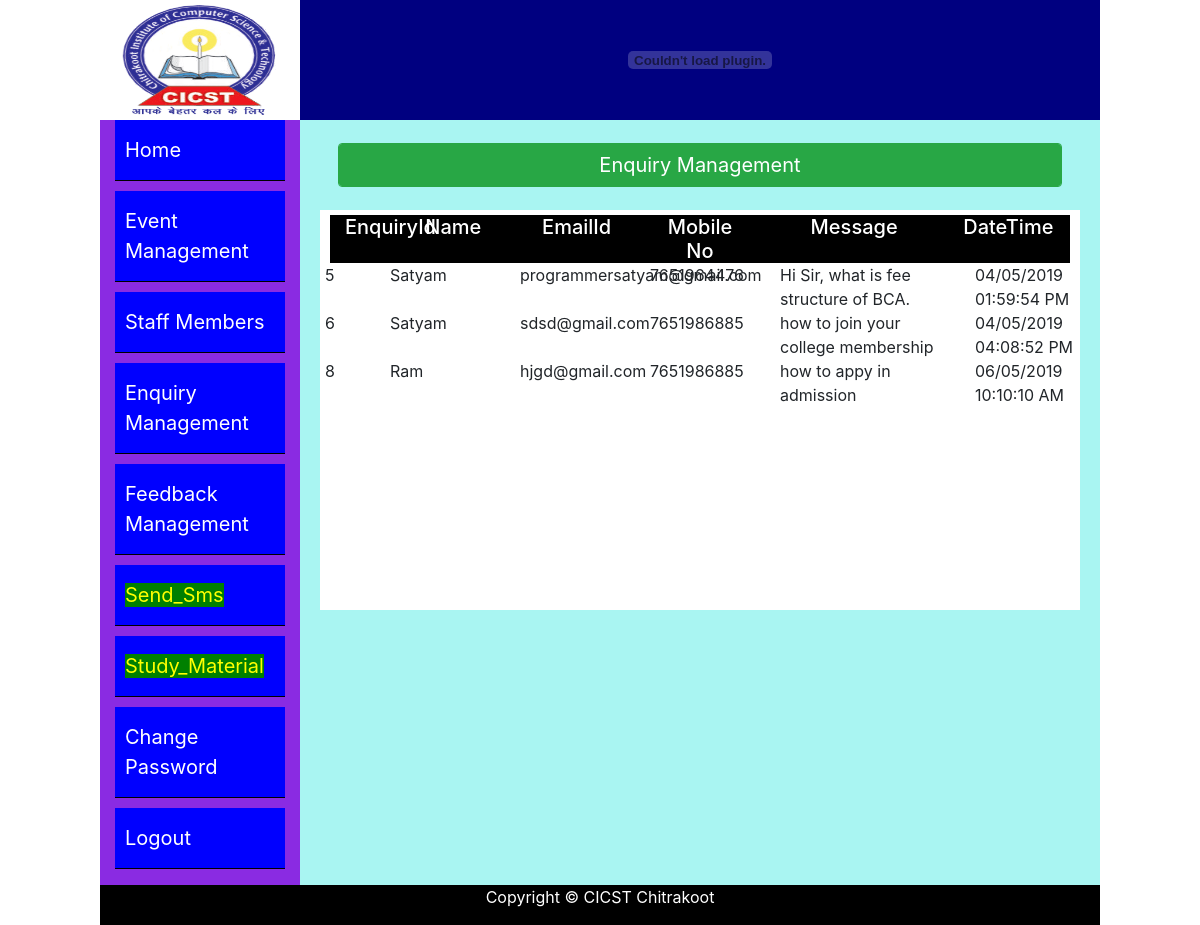
The page /admin/enquirymgmt.php (signed in) on the database its author committed.
### tables this page shows
create table `tbl_enquiry` (
  `EnquiryId` int(11) NOT NULL,
  `Name` varchar(60) NOT NULL,
  `MobileNo` varchar(20) NOT NULL,
  `EmailId` varchar(100) NOT NULL,
  `Message` varchar(500) NOT NULL,
  `Enquiry_DT` varchar(30) NOT NULL
);

### admin/enquirymgmt.php (the view, shortened to what this page needs)
<?php include "header.php"; ?>
<div class="row" style="margin:15px;min-height:30px;padding:8px;">
<div class="col-sm-12 form-control btn btn-success text-center" style="font-size:20px;">
Enquiry Management
</div>
</div>
<div class="row" style="min-height:400px;margin:10px 5px;">
 <div class="col-sm-12" style="padding:5px; background-color:white;">
  <div class="row h5" style="background-color:black;color:white;margin: 0px 5px;min-height:30px;">
    <div class="col-sm-1 text-center">EnquiryId</div>
	<div class="col-sm-2 text-center">Name</div>
	<div class="col-sm-2 text-center">EmailId</div>
	<div class="col-sm-2 text-center">Mobile No</div>
	<div class="col-sm-3 text-center">Message</div>
	<div class="col-sm-2 text-center">DateTime</div>
  </div>
    <?php
	    include "../connect.php";
		$cmd="select *from tbl_enquiry";
		$result=MySQLi_Query($con,$cmd);
		while($x=MySQLi_fetch_assoc($result))
		{
			echo "<div class='row' style='min-height:28px;'>";
			echo "<div class='col-sm-1'>".$x["EnquiryId"]."</div>";
			echo "<div class='col-sm-2'>".$x["Name"]."</div>";
			echo "<div class='col-sm-2'>".$x["EmailId"]."</div>";
			echo "<div class='col-sm-2'>".$x["MobileNo"]."</div>";
			echo "<div class='col-sm-3'>".$x["Message"]."</div>";
			echo "<div class='col-sm-2'>".$x["Enquiry_DT"]."</div></div>";
		}
	?>
 </div>
</div>

### admin/header.php (shortened to what this page needs)
<html>
 <head>
 </head>
 <body>
 <div class="container-fluid">
<div class="row" style="min-height:120px;">
 <div class="col-sm-1"></div>
 <div class="col-sm-2">
  <img src="../images/cloggo.png" width="100%" height="120px" />
 </div>
 <div class="col-sm-8" style="background-color:navy;padding:0px;">
    <embed src="../images/banner.swf" width="100%" height="120px" />
 </div>
 <div class="col-sm-1"></div>
</div>
<div class="row" style="min-height:500px;">
 <div class="col-sm-1"></div>
 <div class="col-sm-2" style="background-color:#8A2BE2;">
 <ul id="menu">
    <li><a href="index.php">Home</a></li>
	<li><a href="eventsmgmt.php">Event Management</a></li>
	<li><a href="staffmember.php">Staff Members</a></li>
	<li><a href="enquirymgmt.php">Enquiry Management</a></li>
   <li><a href="feedbackmgmt.php">Feedback Management</a></li>
   	<li><a href="sendsms.php"style="background-color:green;color:#FFFF00;">Send_Sms</a></li>
	<li><a href="studymatform.php"style="background-color:green;color:#FFFF00;">Study_Material</a></li>
	<li><a href="changepassword.php">Change Password</a></li>
   	<li><a href="logout.php">Logout</a></li>
   </ul>
 </div>
 <div class="col-sm-8" style="background-color:#A9F5F2;">

### admin/header.php (style rules this page uses)
#menu { list-style-type:none; padding-left:0px; }
#menu li a { color:white; font-size:20px; text-decoration:none; }
#menu li { background-color:blue; padding:15px 10px; border-bottom:1px solid black; margin-bottom:10px; }

### rows shown on the page
tbl_enquiry: EnquiryId "5", Name "Satyam", EmailId "programmersatyam@gmail.com", MobileNo "7651964476", Message "Hi Sir, what is fee structure of BCA.", Enquiry_DT "04/05/2019 01:59:54 PM"
tbl_enquiry: EnquiryId "6", Name "Satyam", EmailId "sdsd@gmail.com", MobileNo "7651986885", Message "how to join your college membership", Enquiry_DT "04/05/2019 04:08:52 PM"
tbl_enquiry: EnquiryId "8", Name "Ram", EmailId "hjgd@gmail.com", MobileNo "7651986885", Message "how to appy in admission", Enquiry_DT "06/05/2019 10:10:10 AM"
